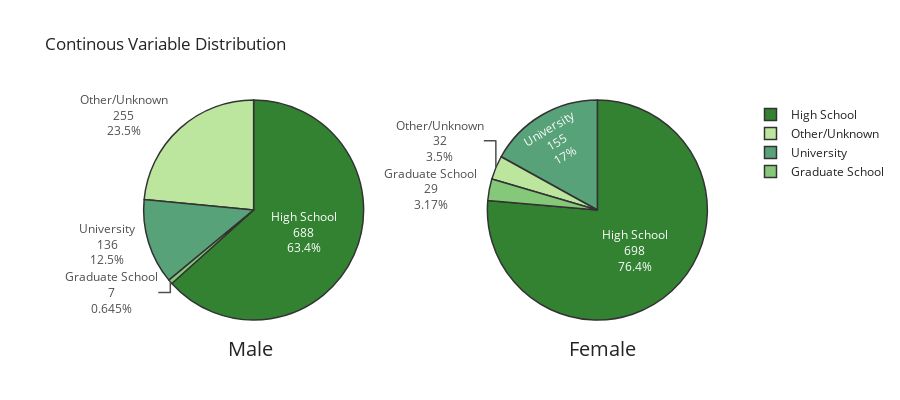

The notebook cell saved with this chart:
### Markdown cell above
### Gender and Education

### Code cell
education_colors=['#ACDF87', 'darkgreen', 'seagreen', '#68BB59']

gender_by_education = pd.DataFrame(df.groupby('Sex')['Education'].value_counts())
fig = make_subplots(rows=1,cols=2, specs=[[{'type':'domain'}, {'type':'domain'}]])

fig.add_trace(
    go.Pie(labels=['Other/Unknown', 'High School', 'University', 'Graduate School'],
           values=[int(gender_by_education.loc[0,0]),int(gender_by_education.loc[0,1]),
                  int(gender_by_education.loc[0,2]),int(gender_by_education.loc[0,3])],
           textinfo='percent+label+value',
           name='Male',
           marker_colors=education_colors
          ),
    row=1,col=1
)
fig.add_trace(
    go.Pie(labels=['Other/Unknown', 'High School', 'University', 'Graduate School'],
           values=[int(gender_by_education.loc[1,0]),int(gender_by_education.loc[1,1]),
                  int(gender_by_education.loc[1,2]),int(gender_by_education.loc[1,3])],
           textinfo='percent+label+value',
           name='Female',
           marker_colors=education_colors
          ),
    row=1,col=2
)

fig.update_layout(
    height=400,
    title_text="Continous Variable Distribution", 
    template='simple_white',
     annotations=[dict(text='Male', x=0.18, y=-0.2, font_size=20, showarrow=False),
                 dict(text='Female', x=0.84, y=-0.2, font_size=20, showarrow=False)])
fig.update_traces(marker_line_color='black', 
                  marker_line_width=1.5, 
                  opacity=0.8)
fig.show()

### Figure 1 — Plotly figure (JSON) as saved in the notebook; plotly's stock layout.template omitted (floating-point values rounded to 4 significant figures)
{"data": [{"domain": {"x": [0, 0.45], "y": [0, 1]}, "labels": ["Other/Unknown", "High School", "University", "Graduate School"], "marker": {"colors": ["#ACDF87", "darkgreen", "seagreen", "#68BB59"], "line": {"color": "black", "width": 1.5}}, "name": "Male", "opacity": 0.8, "textinfo": "percent+label+value", "type": "pie", "values": [255, 688, 136, 7]}, {"domain": {"x": [0.55, 1], "y": [0, 1]}, "labels": ["Other/Unknown", "High School", "University", "Graduate School"], "marker": {"colors": ["#ACDF87", "darkgreen", "seagreen", "#68BB59"], "line": {"color": "black", "width": 1.5}}, "name": "Female", "opacity": 0.8, "textinfo": "percent+label+value", "type": "pie", "values": [32, 698, 155, 29]}], "layout": {"annotations": [{"font": {"size": 20}, "showarrow": false, "text": "Male", "x": 0.18, "y": -0.2}, {"font": {"size": 20}, "showarrow": false, "text": "Female", "x": 0.84, "y": -0.2}], "height": 400, "title": {"text": "Continous Variable Distribution"}}}
